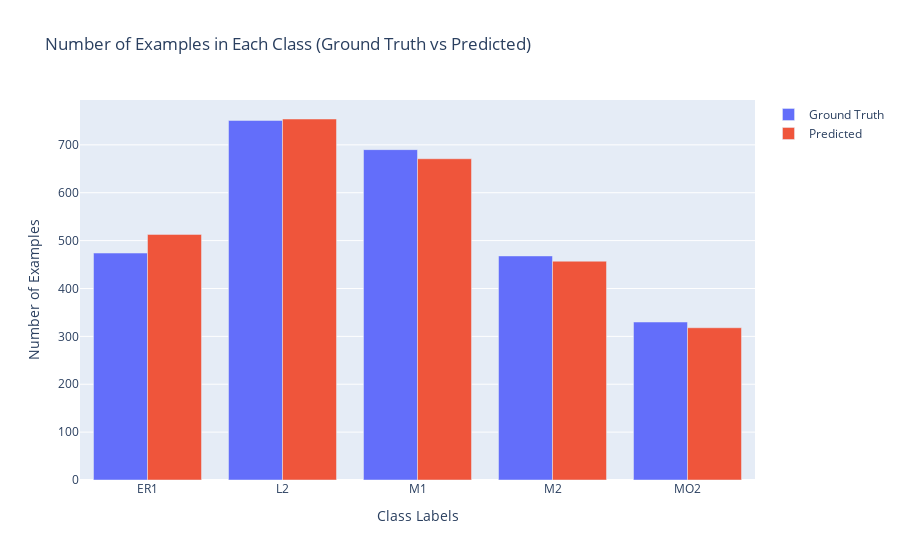

The notebook cell saved with this chart:
### Code cell
import pandas as pd
import plotly.graph_objs as go

# Load the dataset
# file_path = '/Users/neo/Documents/DATA/deephemev3_val_predictions.csv'
file_path = "/Users/neo/Documents/Research/MODELS/2024-06-24 DeepHeme M1 MO2 M2 L2 ER1 epochs=500/predictions.csv"
data = pd.read_csv(file_path)

# Identify the columns with predicted probabilities (numeric columns only)
probability_columns = data.select_dtypes(include='number').columns

# Step 1: Calculate the predicted class for each instance
data['predicted_class'] = data[probability_columns].idxmax(axis=1)

# Calculate the count of examples in each class for ground truth and predicted
ground_truth_counts = data['label'].value_counts().sort_index()
predicted_counts = data['predicted_class'].value_counts().sort_index()

# Create a DataFrame for plotting
counts_df = pd.DataFrame({
    'Class': ground_truth_counts.index,
    'Ground Truth': ground_truth_counts.values,
    'Predicted': predicted_counts.reindex(ground_truth_counts.index, fill_value=0).values
})

# Create a bar plot
fig = go.Figure()

fig.add_trace(go.Bar(
    x=counts_df['Class'],
    y=counts_df['Ground Truth'],
    name='Ground Truth'
))

fig.add_trace(go.Bar(
    x=counts_df['Class'],
    y=counts_df['Predicted'],
    name='Predicted'
))

# Update layout
fig.update_layout(
    title='Number of Examples in Each Class (Ground Truth vs Predicted)',
    xaxis_title='Class Labels',
    yaxis_title='Number of Examples',
    barmode='group'
)

# Show the interactive plot
fig.show()

### Figure 1 — Plotly figure (JSON) as saved in the notebook; plotly's stock layout.template omitted (floating-point values rounded to 4 significant figures)
{"data": [{"name": "Ground Truth", "type": "bar", "x": ["ER1", "L2", "M1", "M2", "MO2"], "y": [474, 751, 690, 468, 330]}, {"name": "Predicted", "type": "bar", "x": ["ER1", "L2", "M1", "M2", "MO2"], "y": [513, 754, 671, 457, 318]}], "layout": {"barmode": "group", "title": {"text": "Number of Examples in Each Class (Ground Truth vs Predicted)"}, "xaxis": {"title": {"text": "Class Labels"}}, "yaxis": {"title": {"text": "Number of Examples"}}}}
